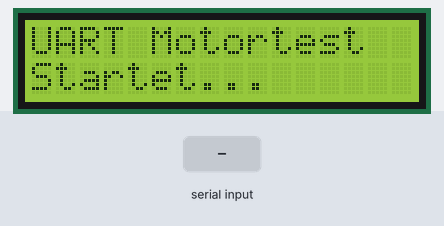
Bench run of a sketch on a simulated ESP32. Parts: 16×2 character LCD. The test bench sets the inputs (shaded band). What the sketch prints to the serial monitor is not drawn.

Above: at 2.4 s.
2.5 s: "p\n" received over Serial
At 3.3 s:
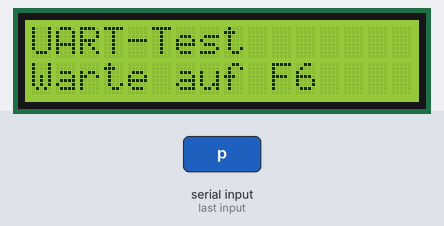
4.0 s: "READY\n" received over the second serial link
At 4.4 s:
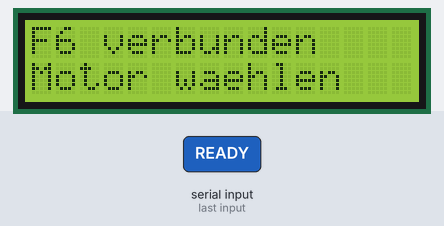
5.5 s: "START \n" received over the second serial link
At 6.7 s:
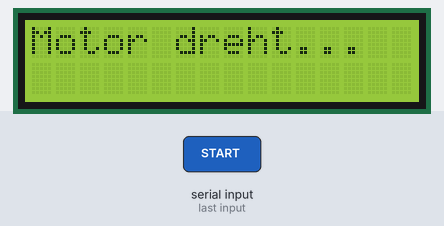
7.0 s: "DONE \n" received over the second serial link
At 7.9 s:
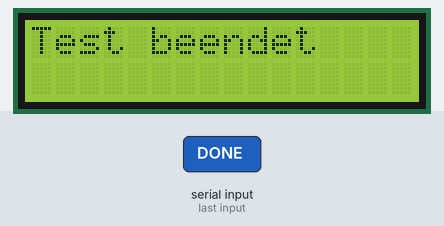
8.5 s: "ERR \n" received over the second serial link
At 9.0 s:
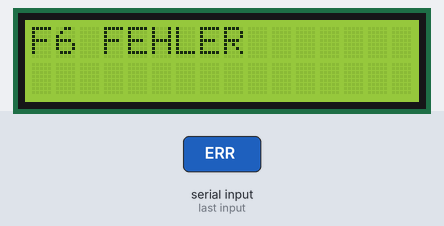
Timing chart, 0 to 11.5 s (numbered marks = the images above; inputs shaded):
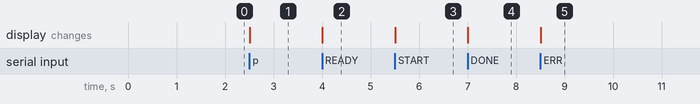

Measured:
- after the input at 2.5 s, the display: changes at once (image 1)
- after the input at 4.0 s, the display: changes at once (image 2)
- after the input at 5.5 s, the display: changes at once (image 3)
- after the input at 7.0 s, the display: changes at once (image 4)
- after the input at 8.5 s, the display: changes at once (image 5)

The sketch:

esp_f6_motor_uart_test.ino
```cpp
#include <Arduino.h>
#include <LiquidCrystal.h>

// USB Serial = serieller Monitor am PC.
// UART1 = Verbindung zum FYSETC F6.
static HardwareSerial f6Serial(1);
static constexpr uint32_t BAUD=115200;
static constexpr uint8_t F6_RX_PIN=44;
static constexpr uint8_t F6_TX_PIN=43;
static constexpr uint16_t DEFAULT_PULSES=400;

// Bestehende LCD-Verkabelung: RS, E, D4, D5, D6, D7.
static LiquidCrystal lcd(1,2,40,41,42,21);

static char pcLine[40];
static size_t pcLength=0;
static char f6Line[96];
static size_t f6Length=0;

static void lcdLine(uint8_t row,const char *text) {
  char output[17];
  size_t length=strlen(text);
  if(length>16) length=16;
  memcpy(output,text,length);
  memset(output+length,' ',16-length);
  output[16]='\0';
  lcd.setCursor(0,row);
  lcd.print(output);
}

static void showHelp() {
  Serial.println();
  Serial.println(F("ESP <-> F6 UART- und Motorrichtungstest"));
  Serial.println(F("p       = UART pruefen"));
  Serial.println(F("u+ / u- = oben, Weiss, E1"));
  Serial.println(F("r+ / r- = rechts, Rot, Y"));
  Serial.println(F("f+ / f- = vorne, Gruen, E0"));
  Serial.println(F("d+ / d- = unten, Gelb, E2"));
  Serial.println(F("l+ / l- = links, Orange, X"));
  Serial.println(F("b+ / b- = hinten, Blau, Z1"));
  Serial.println(F("Optional eigene Impulszahl: u+ 200"));
  Serial.println(F("x       = laufenden Test abbrechen"));
  Serial.println(F("h       = Hilfe"));
}

static bool validFace(char face) {
  return face=='U' || face=='R' || face=='F' || face=='D' || face=='L' || face=='B';
}

static void handlePcLine(char *line) {
  while(*line==' ') ++line;
  if(!*line) return;
  if((line[0]=='h' || line[0]=='H') && line[1]=='\0') {showHelp();return;}
  if((line[0]=='p' || line[0]=='P') && line[1]=='\0') {
    f6Serial.println(F("PING"));
    Serial.println(F("ESP > F6: PING"));
    lcdLine(0,"UART-Test");lcdLine(1,"Warte auf F6");
    return;
  }
  if((line[0]=='x' || line[0]=='X') && line[1]=='\0') {
    f6Serial.println(F("!"));
    Serial.println(F("ESP > F6: STOP"));
    lcdLine(0,"STOP gesendet");lcdLine(1,"Warte auf F6");
    return;
  }

  const char face=(char)toupper((unsigned char)line[0]);
  const char direction=line[1];
  if(!validFace(face) || (direction!='+' && direction!='-')) {
    Serial.println(F("Ungueltig. Beispiel: u+ oder r-"));
    return;
  }

  char *numberText=line+2;
  while(*numberText==' ') ++numberText;
  unsigned long pulses=*numberText ? strtoul(numberText,nullptr,10) : DEFAULT_PULSES;
  if(pulses<1 || pulses>5000) {
    Serial.println(F("Impulszahl muss zwischen 1 und 5000 liegen."));
    return;
  }

  f6Serial.print(F("TEST "));
  f6Serial.print(face);f6Serial.print(' ');f6Serial.print(direction);
  f6Serial.print(' ');f6Serial.println(pulses);
  Serial.print(F("ESP > F6: TEST "));
  Serial.print(face);Serial.print(' ');Serial.print(direction);
  Serial.print(' ');Serial.println(pulses);
  char display[17];
  snprintf(display,sizeof(display),"Motor %c%c",face,direction);
  lcdLine(0,display);lcdLine(1,"Warte auf F6");
}

static void handleF6Line(char *line) {
  Serial.print(F("F6 > ESP: "));Serial.println(line);
  if(!strcmp(line,"READY") || !strcmp(line,"PONG")) {
    lcdLine(0,"F6 verbunden");lcdLine(1,"Motor waehlen");
  } else if(!strncmp(line,"START ",6)) {
    lcdLine(0,"Motor dreht...");lcdLine(1,line+6);
  } else if(!strncmp(line,"DONE ",5)) {
    lcdLine(0,"Test beendet");lcdLine(1,line+5);
  } else if(!strncmp(line,"ERR ",4)) {
    lcdLine(0,"F6 FEHLER");lcdLine(1,line+4);
  }
}

void setup() {
  Serial.begin(BAUD);
  f6Serial.begin(BAUD,SERIAL_8N1,F6_RX_PIN,F6_TX_PIN);
  lcd.begin(16,2);
  lcdLine(0,"UART Motortest");lcdLine(1,"Startet...");
  delay(1200);
  showHelp();
  f6Serial.println(F("PING"));
}

void loop() {
  while(Serial.available()) {
    const char c=(char)Serial.read();
    if(c=='\r') continue;
    if(c=='\n') {
      pcLine[pcLength]='\0';handlePcLine(pcLine);pcLength=0;
    } else if(pcLength+1<sizeof(pcLine)) {
      pcLine[pcLength++]=c;
    } else {
      pcLength=0;Serial.println(F("Eingabe zu lang."));
    }
  }

  while(f6Serial.available()) {
    const char c=(char)f6Serial.read();
    if(c=='\r') continue;
    if(c=='\n') {
      f6Line[f6Length]='\0';handleF6Line(f6Line);f6Length=0;
    } else if(f6Length+1<sizeof(f6Line)) {
      f6Line[f6Length++]=c;
    } else {
      f6Length=0;Serial.println(F("F6-Antwort zu lang."));
    }
  }
}
```
